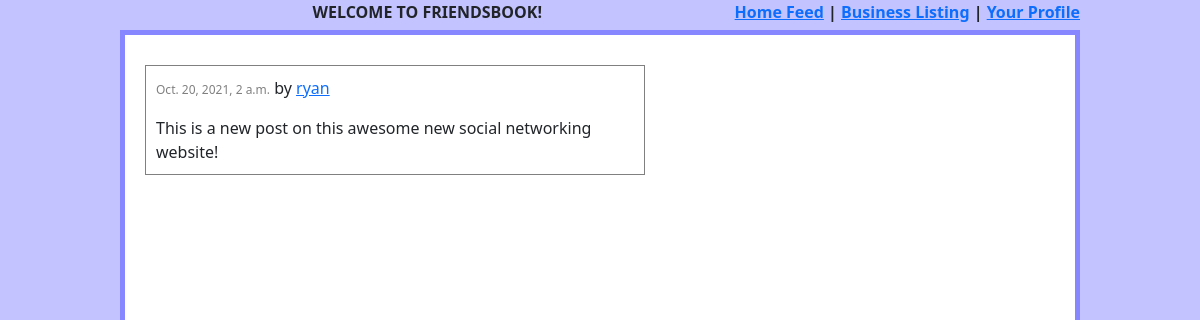
/post/1, run on the app's committed database.
### post/models.py (models this page shows, shortened)
class Post(models.Model):
    author = models.ForeignKey(User, null=True, blank=True, on_delete=CASCADE)
    content = models.CharField(max_length=140, validators=[validate_no_bad_words])
    created_on = models.DateTimeField('date created', auto_now_add=True)

### post/views.py (the view)
# urls.py: path('post/<int:post_id>', post_detail, name='post'),
def post_detail(request, post_id):
    template = loader.get_template('post_detail.html')
    post = Post.objects.get(id=post_id)
    return HttpResponse(template.render({'post': post}, request))

### post/templates/post_detail.html
{% include 'header.html' %}
<div class="wrapper">
    <div class="post">
        <span id="post-{{post.id}}">
            <span class="date">{{post.created_on}}</span> by <a href="/profile/{{ post.author.id }}">{{post.author.username}}</a>
                </p>{{post.content}}
        </span>
    </div>
</div>

### static/css/styles.css (style rules this page uses)
.wrapper { border: 5px solid rgb(135, 135, 255); width: 80%; margin: auto; padding: 20px; background-color: white; height: 100%; }
.post { border: 1px solid gray; width: 500px; padding: 10px; margin-top: 10px; }
.date { color: gray; font-size: 12px; }

### data on the page
Post: created_on "Oct. 20, 2021, 2 a.m.", author.username "ryan", content "This is a new post on this awesome new social networking website!"
